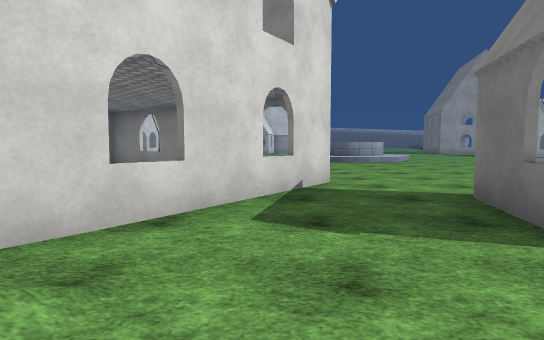
view 1 (above)

21 first-person views from a walk through a 3-D level made in the Unity game engine. The camera is 1.2 m above the floor, tilts 4° down and sees 75° across. The floor is counted in squares, 2 m on a side. Each view is taken from the middle of a square. On the plan, view 1 faces up. The plan holds only what a view shows up to about 10 squares ahead; the rest is blank. The place goes on beyond the plan. The player character is not drawn. Surface patterns are stand-ins for the level's own textures.

view 2
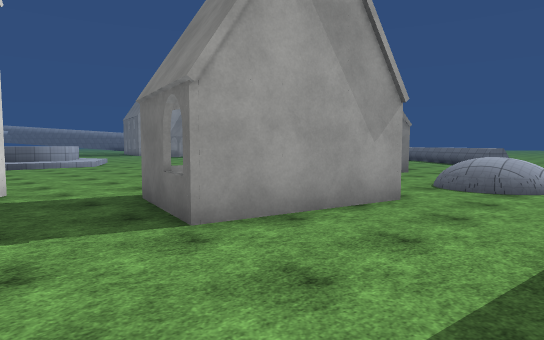

view 3
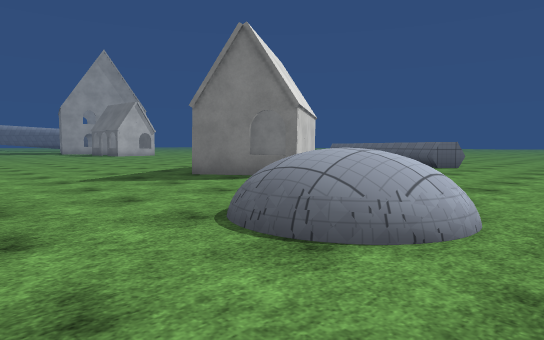

view 4
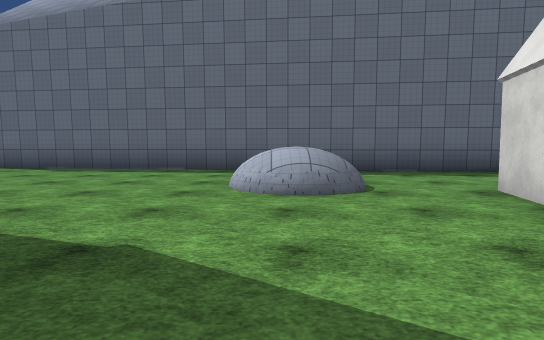

view 5
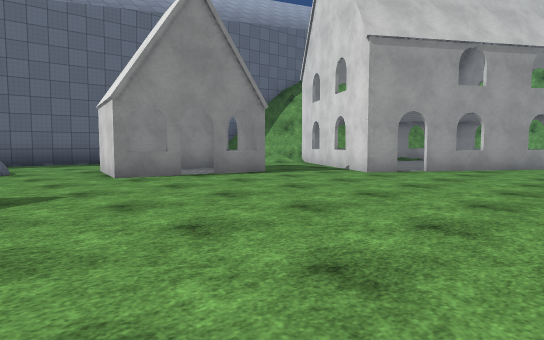

view 6
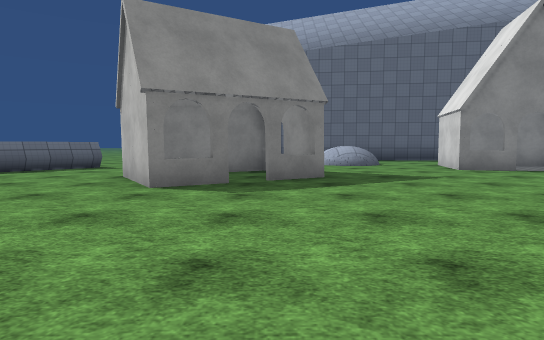

view 7
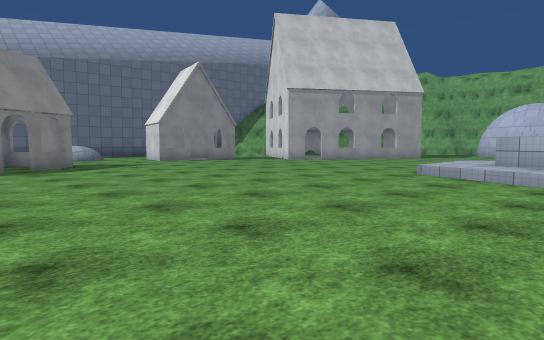

view 8
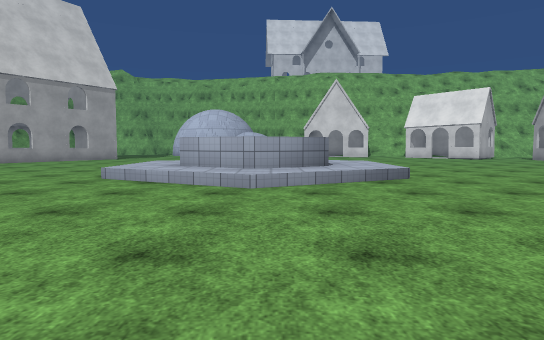

view 9
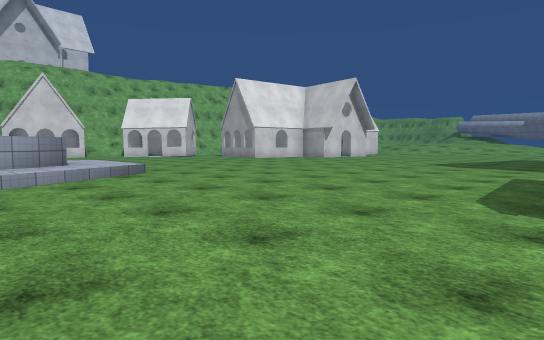

view 10
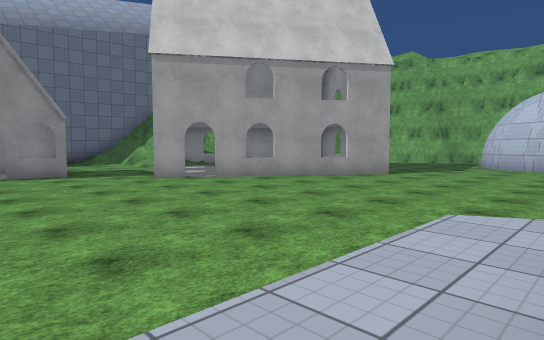

view 11
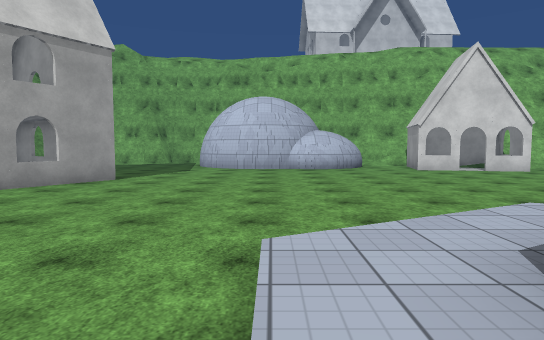

view 12
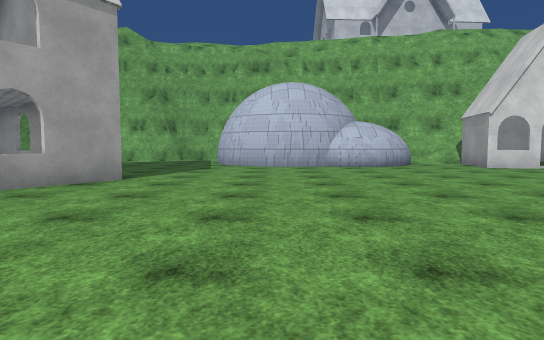

view 13
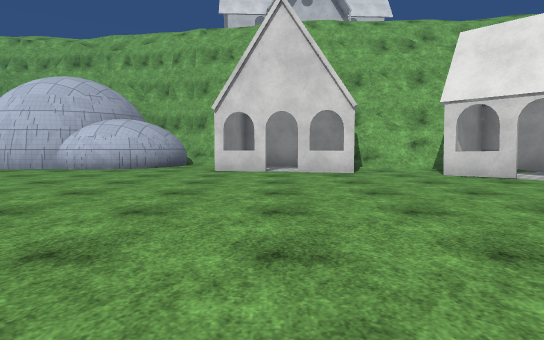

view 14
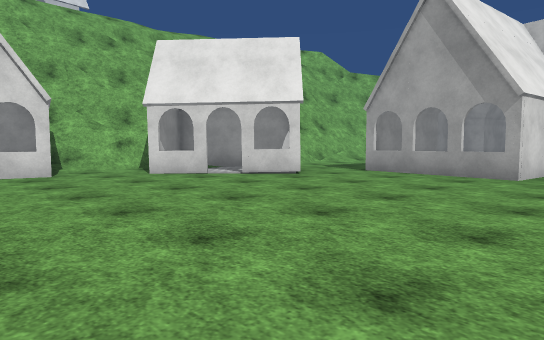

view 15
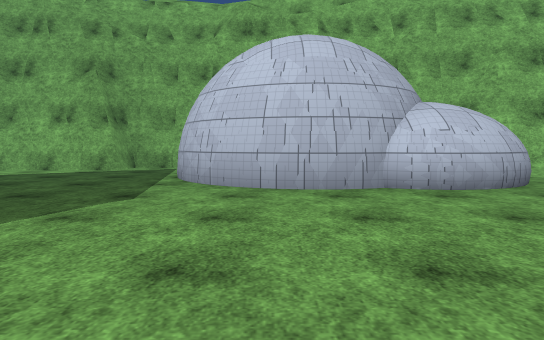

view 16
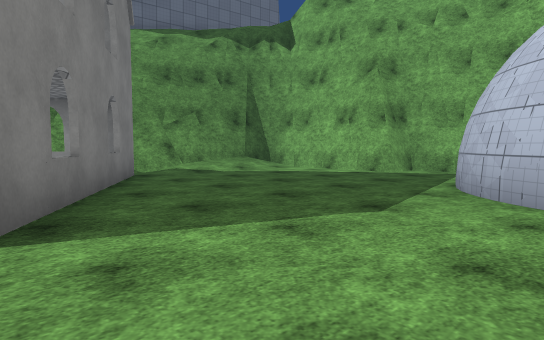

view 17
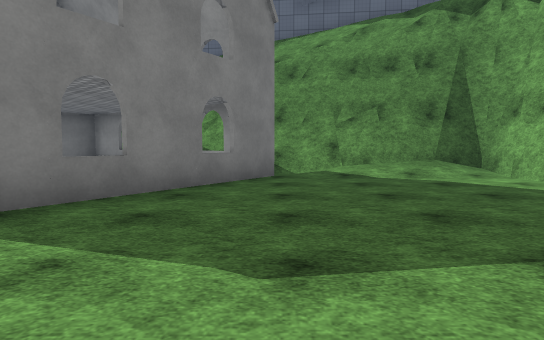

view 18
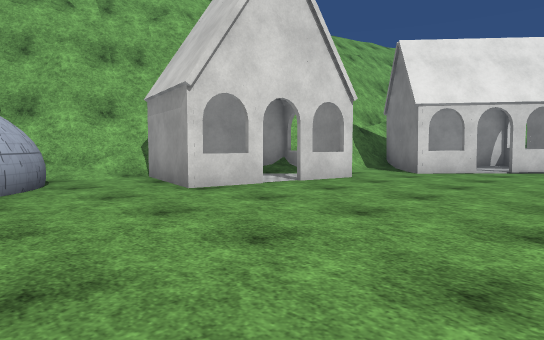

view 19
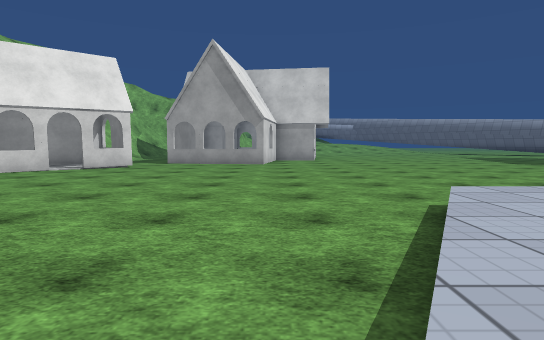

view 20
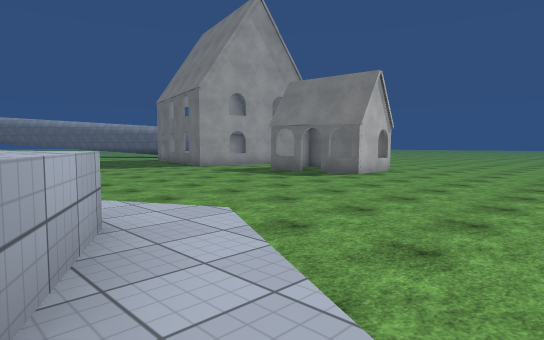

view 21
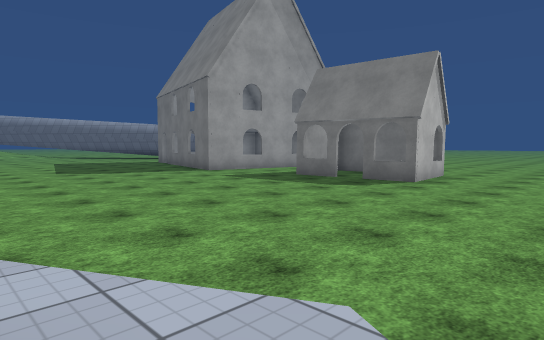

### Floor plan
Key: @ floor where view 1 was taken; # wall or solid block; . main floor; : floor 0.5 m higher than the main floor; / step, stairs or slope; = window, fence, low wall or low ledge; ^ raised ledge; v drop or lower ground; B building; O other object.
Columns run from 14 left of view 1 to 14 right of it. Each row starts with its distance up from view 1.
 26         OO..BBB      ....
 25        OOOO...............
 24      ##O.OO...............
 23      #/OOO................
 22    v##/....................
 21   /v#OOO..................OOO
 20   vv#O.O..................O.
 19   v##O.O...................O
 18   v#/OOO........:::/.......OO
 17  /v#/........../:^^:.........
 16  v## #.........:  ^^/........
 15  v   ##......../^ ^:/........
 14  v    #......../:^^/.........
 13  v    #.........////.......
 12  v   ##....................
 11     ##....................
 10 v   #......................
  9 v#.......###................
  8 v##......=### ..............
  7 v #.....##  ###..........=#..
  6  v#....##     ##.......=###..
  5  v#////##     ##.......####..
  4  v####//#    ##.OO.O....###..
  3   vvv#####   =..O  O......  .
  2   ///vvvvv ###..OOOO...... ..
  1              /.......^^......
  0               @......^^......
 -1               / ............
 -2                  ####  ......
 -3                      ########

Positions as (right, up) in squares from view 1, and headings:
1: (0, 0), facing up
2: (0, -1), facing up-right
3: (5, -1), facing up-right
4: (8, 6), facing down
5: (8, 10), facing down-left
6: (10, 12), facing down
7: (12, 16), facing down-left
8: (11, 16), facing left
9: (12, 15), facing up-left
10: (5, 14), facing down-left
11: (4, 13), facing left
12: (2, 12), facing left
13: (1, 19), facing left
14: (1, 19), facing up-left
15: (-3, 12), facing left
16: (-4, 12), facing down-left
17: (-7, 12), facing down
18: (-3, 15), facing up-left
19: (0, 15), facing up
20: (4, 13), facing up-right
21: (5, 15), facing up-right
